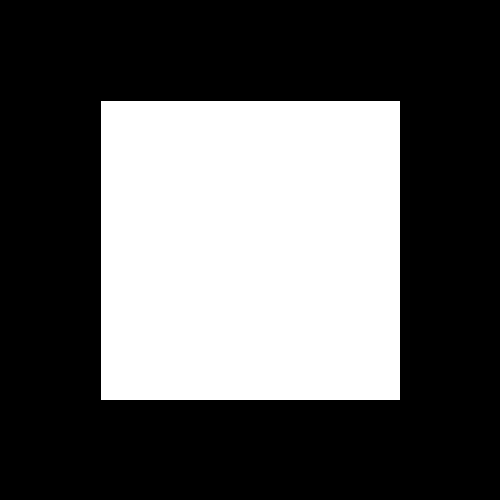
Frame 1 (no input)
Frame 60 (the mouse pressed at the canvas centre just before this capture): identical to frame 1, image omitted
Frame 120 (the mouse held since frame 60 and released just before this capture): identical to frame 1, image omitted

The Processing sketch that drew this single still picture (run headless with seeded random() and noise(); from frame 60 on, the mouse is pressed at the canvas centre):

// Processing sketch: Bulk_Jump
// ── Bulk_Jump.pde
void setup(){
  size(500,500);
  background(0);
}
void draw(){
  rect(100,100,300,300);
}
